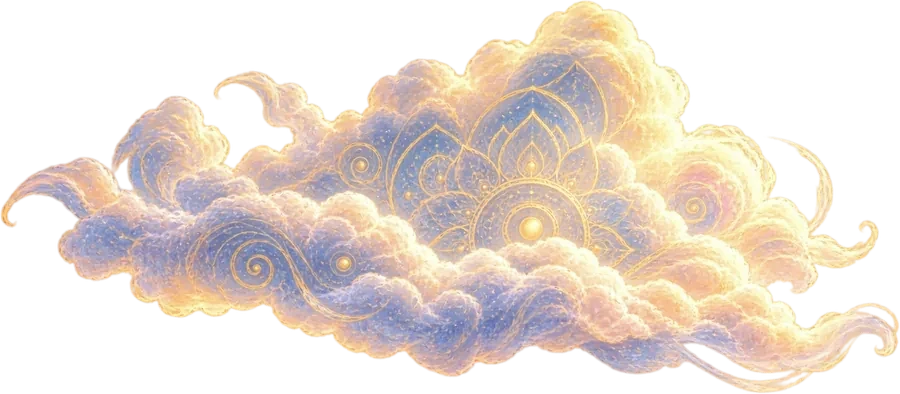
#> input picture prototype/world-v3-preview/burnell-world-cloud-large.webp, 900 x 394 px, given in place of burnell-world-cloud-small.webp, which was not available
$ python cloudsearch2.py
#> lines starting #> are read from the running program, lines starting #| are printed output that depends on the picture; after the words box and inside, x2 and y2 are one past the last pixel; in counts of white or black regions, pixels touching at a corner belong together; pictures that were not available may be replaced by others from this repository, and a replacement may not be noted
import numpy as np, cv2, json
from PIL import Image
SP='/tmp/claude-0/-home-user-trevwebsite/d4d2ff2f-54ac-56c6-86b9-cd5baa7a52c6/scratchpad/world3/'
S=0.25; W,H=int(941*S),int(1672*S)
def alpha(name):
#> called with name = 'burnell-world-cloud-small.webp'
    a=np.asarray(Image.open(SP+name).convert('RGBA'))[...,3].astype(np.float32)/255; return a
CL={k:alpha(f'burnell-world-cloud-{k}.webp') for k in ['small','medium','large']}
#> call 2 of alpha, with name = 'burnell-world-cloud-medium.webp'
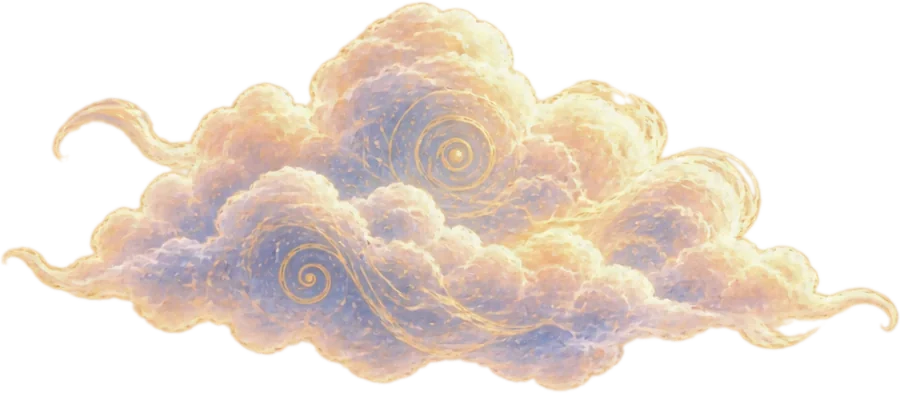
#> input picture prototype/world-v3-preview/burnell-world-cloud-medium.webp, 900 x 393 px, found by its file name
#> in alpha (call 2), `a = np.asarray(Image.open(SP + name).convert('RGBA'))[..., 3].astype(n`:
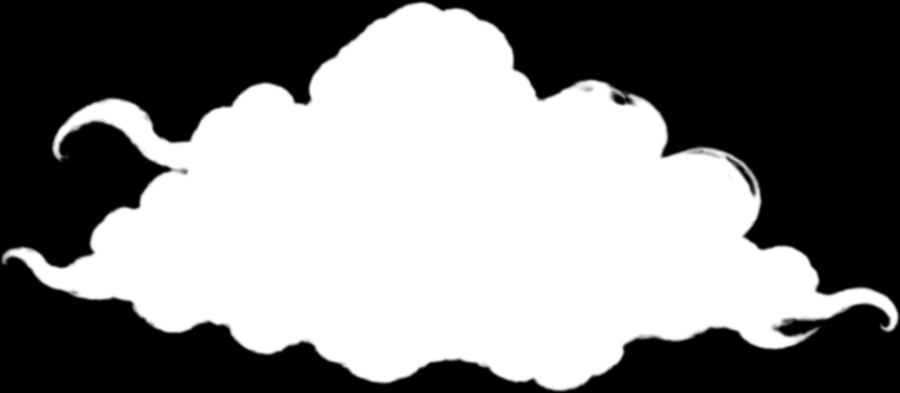
#> a: shape (393, 900) float32; min 0, max 1, mean 0.511
#> CL = 3 items
mt=alpha('w3-mountains.webp')  # 941x1672 canvas, placed at y=5+300 at landing
#> call 4 of alpha, with name = 'w3-mountains.webp'
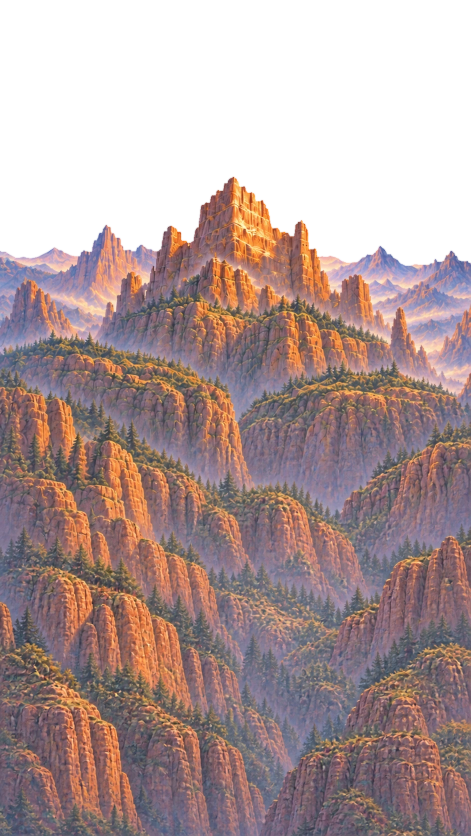
#> input picture prototype/world-v3-preview/w3-mountains.webp, 941 x 1672 px, found by its file name (shown at 1/2 size)
fa=alpha('w3-falls.webp')       # placed at y=160+760
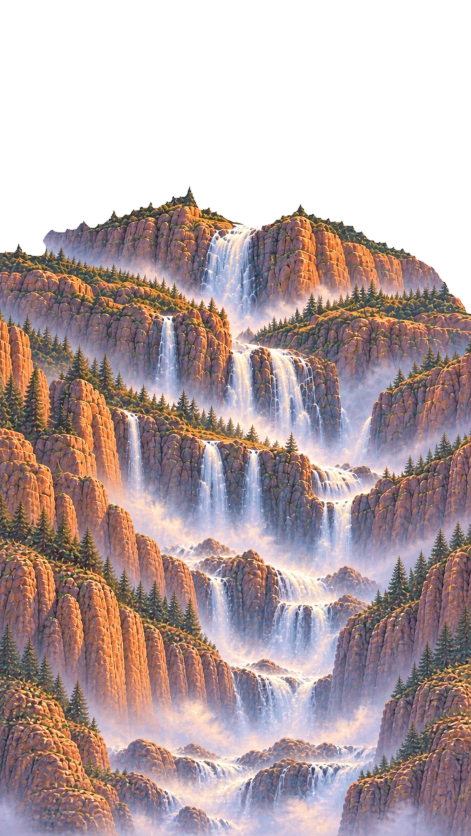
#> input picture prototype/world-v3-preview/w3-falls.webp, 941 x 1672 px, found by its file name (shown at 1/2 size)
def place(a,x,y,w):
#> called with x = 0, y = 639, w = 941
    h=a.shape[0]*w/a.shape[1]
#> h = 1672
    out=np.zeros((H,W),np.float32)
    r=cv2.resize(a,(max(1,int(w*S)),max(1,int(h*S))),interpolation=cv2.INTER_AREA)
    x0,y0=int(round(x*S)),int(round(y*S))
    xs,ys=max(0,x0),max(0,y0); xe,ye=min(W,x0+r.shape[1]),min(H,y0+r.shape[0])
#> after `xe, ye = (min(W, x0 + r.shape[1]), min(H, y0 + r.shape[0]))`: xe = 235; ye = 418
    if xe>xs and ye>ys: out[ys:ye,xs:xe]=r[ys-y0:ye-y0,xs-x0:xe-x0]
    return out
mtA=place(mt,0,639,941); faA=place(fa,0,1254,941)
land=np.maximum(mtA,faA)>0.5
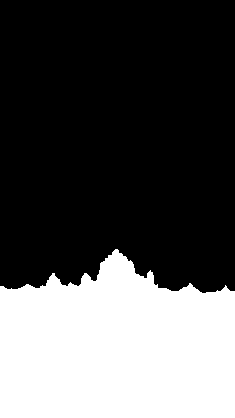
#> land: shape (418, 235) bool; 32.9% white; 1 white region, box (x1, y1, x2, y2) and area: (0, 249, 235, 418) 32298
# sky region: above the first land pixel per column
first=np.array([np.argmax(land[:,x]) if land[:,x].any() else H for x in range(W)])
#> first = 235 values, max 293 at index 202, min 249 at index 115, mean 280.6
sky=np.arange(H)[:,None]<first[None,:]
# tallest rock: mountains alpha in the central castle region above y=900
cast=(mtA>0.5); cast[int(1250*S):]=False; cast[:, :int(380*S)]=False; cast[:, int(650*S):]=False
#> after `cast[int(1250 * S):] = False`: cast: shape (418, 235) bool; 7.5% white; 1 white region, box (x1, y1, x2, y2) and area: (0, 249, 235, 312) 7388
#> after `cast[:, int(650 * S):] = False`: cast: shape (418, 235) bool; 3.1% white; 1 white region, box (x1, y1, x2, y2) and area: (95, 249, 162, 312) 3034
SUN=(471*S,306*S)
fixed=[dict(src='medium',after='sky',depth=0.25,w=1061,x0=182,y0=336,dir=-1,op=0.97,flip=False),
 dict(src='large',after='sky',depth=0.5,w=660,x0=720,y0=440,dir=1,op=0.97,flip=True),
 dict(src='medium',after='mountains',depth=0.35,w=226,x0=839,y0=198,dir=1,op=0.93,flip=True),
 dict(src='large',after='mountains',depth=0.35,w=285,x0=704,y0=249,dir=1,op=0.91,flip=True)]
def render(cs):
    behind=np.zeros((H,W),np.float32); front=np.zeros((H,W),np.float32)
    for c in cs:
        a=CL[c['src']]; w=c['w']; h=a.shape[0]*w/a.shape[1]
        A=place(a[:, ::-1] if c.get('flip') else a, c['x0']-w/2, c['y0']-w*0.22, w)*c['op']
        if c['after']=='sky': behind=1-(1-behind)*(1-A)
        else: front=1-(1-front)*(1-A)
    vis=1-(1-front)*(1-behind*(~land))
    return vis,front
def score(cs):
    vis,front=render(cs)
    cov=(vis[sky]>0.5).mean()
    castcov=(front[cast]>0.5).mean()
    sunc=vis[int(SUN[1])-6:int(SUN[1])+6,int(SUN[0])-6:int(SUN[0])+6].mean()
    return abs(cov-0.60)*4+max(0,castcov-0.08)*6, cov, castcov
rng=np.random.default_rng(23)
best=None
for it in range(5000):
    n=rng.integers(8,13); cs=list(fixed)
    for i in range(n):
        y0=float(rng.uniform(470,900))
        tier=str(rng.choice(['mountains','falls','foreground'],p=[0.4,0.35,0.25]))
        w=float(rng.uniform(300,640))
        x0=float(rng.uniform(-80,1020))
        depth={'mountains':0.35,'falls':0.65,'foreground':1.0}[tier]
        cs.append(dict(src=str(rng.choice(['small','medium','large'])),after=tier,depth=depth,w=round(w),x0=round(x0),y0=round(y0),
                       dir=-1 if x0<471 else 1,op=round(float(rng.uniform(0.82,0.97)),2),flip=bool(rng.random()<0.5)))
#> (the run stopped early here; a loop or call above may not have finished)
